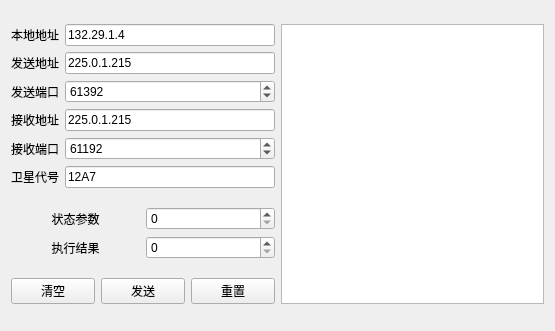
<?xml version="1.0" encoding="UTF-8"?>
<ui version="4.0">
 <class>StationNetCenterCmdTest</class>
 <widget class="QWidget" name="StationNetCenterCmdTest">
  <property name="geometry">
   <rect>
    <x>0</x>
    <y>0</y>
    <width>555</width>
    <height>331</height>
   </rect>
  </property>
  <property name="windowTitle">
   <string>Form</string>
  </property>
  <layout class="QGridLayout" name="gridLayout_4">
   <item row="0" column="0">
    <layout class="QGridLayout" name="gridLayout">
     <item row="4" column="0">
      <widget class="QLabel" name="ip_5">
       <property name="text">
        <string>接收地址</string>
       </property>
       <property name="alignment">
        <set>Qt::AlignCenter</set>
       </property>
      </widget>
     </item>
     <item row="4" column="1">
      <widget class="QLineEdit" name="recvIP">
       <property name="text">
        <string>225.0.1.215</string>
       </property>
      </widget>
     </item>
     <item row="2" column="0">
      <widget class="QLabel" name="ip">
       <property name="text">
        <string>发送地址</string>
       </property>
       <property name="alignment">
        <set>Qt::AlignCenter</set>
       </property>
      </widget>
     </item>
     <item row="5" column="1">
      <widget class="QSpinBox" name="recvPort">
       <property name="minimum">
        <number>1</number>
       </property>
       <property name="maximum">
        <number>65535</number>
       </property>
       <property name="value">
        <number>61192</number>
       </property>
      </widget>
     </item>
     <item row="5" column="0">
      <widget class="QLabel" name="label_3">
       <property name="text">
        <string>接收端口</string>
       </property>
       <property name="alignment">
        <set>Qt::AlignCenter</set>
       </property>
      </widget>
     </item>
     <item row="1" column="1">
      <widget class="QLineEdit" name="localIP">
       <property name="text">
        <string>132.29.1.4</string>
       </property>
      </widget>
     </item>
     <item row="1" column="0">
      <widget class="QLabel" name="ip_4">
       <property name="text">
        <string>本地地址</string>
       </property>
       <property name="alignment">
        <set>Qt::AlignCenter</set>
       </property>
      </widget>
     </item>
     <item row="3" column="1">
      <widget class="QSpinBox" name="sendPort">
       <property name="minimum">
        <number>1</number>
       </property>
       <property name="maximum">
        <number>65535</number>
       </property>
       <property name="value">
        <number>61392</number>
       </property>
      </widget>
     </item>
     <item row="3" column="0">
      <widget class="QLabel" name="label_2">
       <property name="text">
        <string>发送端口</string>
       </property>
       <property name="alignment">
        <set>Qt::AlignCenter</set>
       </property>
      </widget>
     </item>
     <item row="2" column="1">
      <widget class="QLineEdit" name="sendIP">
       <property name="text">
        <string>225.0.1.215</string>
       </property>
      </widget>
     </item>
     <item row="6" column="0">
      <widget class="QLabel" name="label_4">
       <property name="text">
        <string>卫星代号</string>
       </property>
       <property name="alignment">
        <set>Qt::AlignCenter</set>
       </property>
      </widget>
     </item>
     <item row="6" column="1">
      <widget class="QLineEdit" name="mid">
       <property name="text">
        <string>12A7</string>
       </property>
      </widget>
     </item>
    </layout>
   </item>
   <item row="2" column="0">
    <layout class="QGridLayout" name="gridLayout_3">
     <item row="0" column="1">
      <widget class="QPushButton" name="send">
       <property name="text">
        <string>发送</string>
       </property>
      </widget>
     </item>
     <item row="0" column="0">
      <widget class="QPushButton" name="clean">
       <property name="text">
        <string>清空</string>
       </property>
      </widget>
     </item>
     <item row="0" column="2">
      <widget class="QPushButton" name="reset">
       <property name="text">
        <string>重置</string>
       </property>
      </widget>
     </item>
    </layout>
   </item>
   <item row="1" column="0">
    <layout class="QGridLayout" name="gridLayout_2">
     <item row="0" column="0">
      <widget class="QLabel" name="ip_2">
       <property name="text">
        <string>状态参数</string>
       </property>
       <property name="alignment">
        <set>Qt::AlignCenter</set>
       </property>
      </widget>
     </item>
     <item row="1" column="0">
      <widget class="QLabel" name="ip_3">
       <property name="text">
        <string>执行结果</string>
       </property>
       <property name="alignment">
        <set>Qt::AlignCenter</set>
       </property>
      </widget>
     </item>
     <item row="1" column="1">
      <widget class="QSpinBox" name="jg">
       <property name="minimum">
        <number>0</number>
       </property>
       <property name="maximum">
        <number>65535</number>
       </property>
       <property name="value">
        <number>0</number>
       </property>
      </widget>
     </item>
     <item row="0" column="1">
      <widget class="QSpinBox" name="pa">
       <property name="minimum">
        <number>0</number>
       </property>
       <property name="maximum">
        <number>65535</number>
       </property>
       <property name="value">
        <number>0</number>
       </property>
      </widget>
     </item>
    </layout>
   </item>
   <item row="0" column="1" rowspan="3">
    <widget class="QTextEdit" name="log"/>
   </item>
  </layout>
 </widget>
 <resources/>
 <connections/>
</ui>
